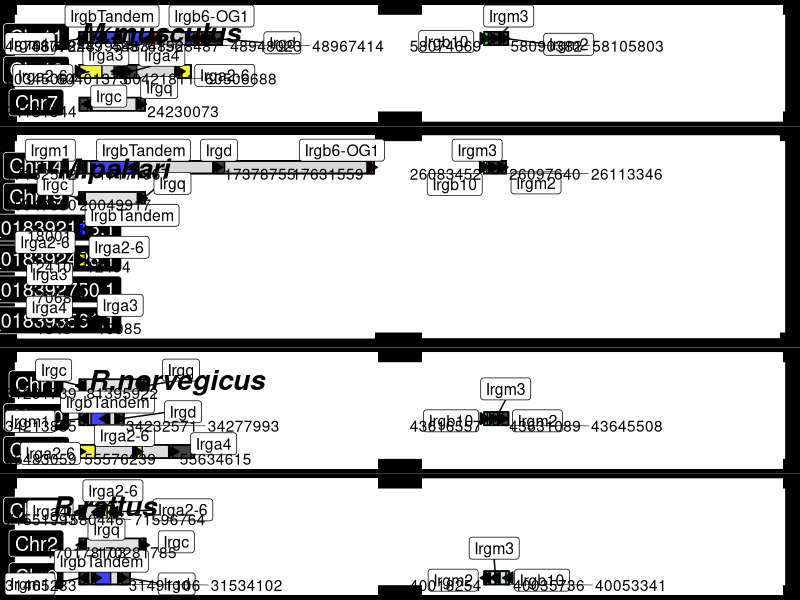
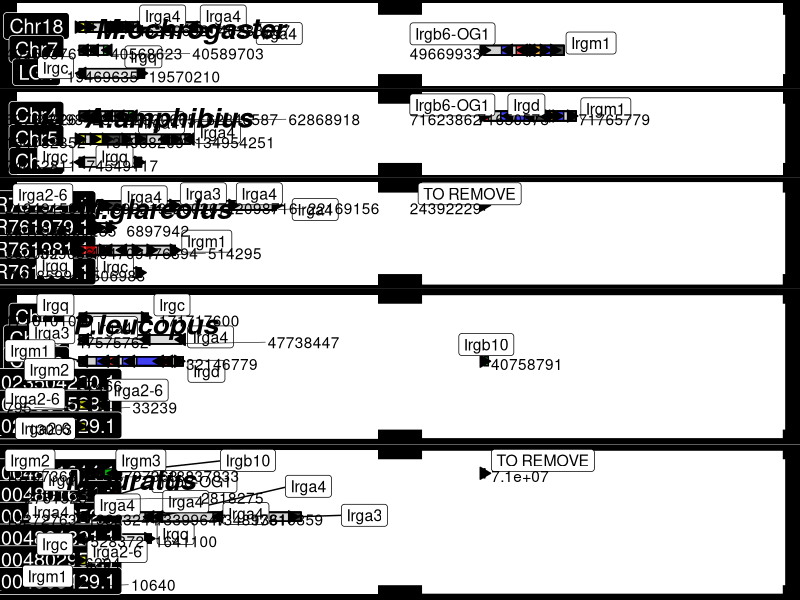

The R script that drew these images, in order:
library(ggplot2)
library(reshape2)
library(dplyr)
library(gridExtra)
library(ggrepel)
library(cowplot)

data <- read.csv("../data/data4syntheny.csv", sep = "\t")

# manual addition for faceting (for 2 species with only facet 1)
data <- rbind(data,
              data.frame(IrgName = "TO REMOVE", Species="M.glareolus", chr="LR761921.1", start_NCBI=24392229, start=24392229,
                         end=24392259, forward_reverse = NA, gene_name=NA, protein_name=NA, exon_nbr = NA, found_by=NA,
                         rankSpecies=7),
              data.frame(IrgName = "TO REMOVE", Species="M.auratus", chr="NW_004801614.1", start_NCBI=71000000, start=71000000,
                         end=71000500, forward_reverse = "F", gene_name=NA, protein_name=NA, exon_nbr = NA, found_by=NA,
                         rankSpecies=9))

# order chromosomes
data$chr <- as.factor(data$chr)
data <- data[order(data$chr),]
d1 <- data[grep("Chr", data$chr),]
d1 <- d1[order(as.numeric(gsub("b", "", gsub("Chr","",d1$chr)))),]
d2 <- data[!grepl("Chr", data$chr),]
data <- rbind(d1, d2)
# add counter per species
data <- data %>% group_by(Species) %>% mutate(rankChr = dense_rank(chr))
#add full represented chr length
d1 <- data %>% group_by(Species, chr) %>%
  summarise(chrStart=min(start), chrEnd=max(end), chrLength=max(end)-min(start))
data <- merge(data, d1)
# set x fact: is gene far from chr start? if yes, break
facetBreak <- 2500000
data$facetX <- "part1"
data$facetX[data$start - data$chrStart > facetBreak] <- "part2"

d1 <- data[data$facetX %in% "part1",] %>% group_by(Species, chr) %>%
  summarise(part1chrStart=min(start), part1chrEnd=max(end), part1chrLength=max(end)-min(start))
d2 <- data[data$facetX %in% "part2",] %>% group_by(Species, chr) %>%
  summarise(part2chrStart=min(start), part2chrEnd=max(end), part2chrLength=max(end)-min(start))
d3 <- merge(d1, d2, all.x = T)
data <- merge(data, d3, by=c("Species", "chr"), all.x = T)
rm(d1, d2, d3)

# set up start and end for chromosomes
data$facetX_chrStart <- data$part1chrStart
data$facetX_chrStart[data$facetX %in% "part2"] <- data$part2chrStart[data$facetX %in% "part2"] 
data$facetX_chrEnd <- data$part1chrEnd
data$facetX_chrEnd[data$facetX %in% "part2"] <- data$part2chrEnd[data$facetX %in% "part2"] 
data$facetX_chrLength <- data$facetX_chrEnd - data$facetX_chrStart

# set up end and start of arrow
data$arrowStart <- data$start - data$facetX_chrStart
data$arrowEnd <- data$start - data$facetX_chrStart + 10000
data$arrowStart[data$forward_reverse %in% "R"] <- data$end[data$forward_reverse %in% "R"] - data$facetX_chrStart[data$forward_reverse %in% "R"]
data$arrowEnd[data$forward_reverse %in% "R"] <- data$end[data$forward_reverse %in% "R"] - data$facetX_chrStart[data$forward_reverse %in% "R"] - 10000

# choose colors
group.colors <- c(IrgbTandem = "blue", "Irgb6-OG1" = "red", "Irgb6-OG2" = "orange", Irgb10 ="green", "Irga2-6" = "yellow",
                  Irga4=1, Irga3=1, Irgm1=1, Irgc=1, Irgm2=1, Irgd=1, Irgq=1, Irgm3=1, "TO REMOVE"="white")

makePlotPerSpecies <- function(df){
  ann_text_chr <- data.frame(x = - 80000, y = unique(df$rankChr)+0.2,
                             lab = unique(df$chr), fontface="bold.italic",
                             facetX = factor("part1",levels = c("part1","part2")))
  
  ggplot(df)+
    # frame
    geom_rect(aes(xmin=-100000, xmax= max(data$facetX_chrLength), 
                  ymin=0,ymax=max(rankChr)+0.5), fill = "white", col = "white")+
    # chr
    geom_rect(aes(xmin=0, xmax= facetX_chrLength, ymin=rankChr-0.2,ymax=rankChr+0.2), fill = "lightgrey", col = 1, alpha=.4)+
    scale_y_reverse(breaks=1:length(unique(df$chr)), labels = unique(df$chr))+
    # annotations: chromosome
    geom_label(data = ann_text_chr, aes(x=x+10000, y=y-0.25, label =lab), size = 5, fill = "black", col = "white") +
    # genes
    geom_rect(aes(xmin=start - facetX_chrStart, xmax=end - facetX_chrStart, ymin=rankChr-0.2,ymax=rankChr+0.2, fill=IrgName),
              col="black", alpha = 0.7) +
    scale_fill_manual(values = group.colors)+
    # arrow in genes
    geom_segment(aes(x=arrowStart, xend=arrowEnd, y=rankChr, yend=rankChr),
                 arrow= arrow(length=unit(0.30,"cm"),type = "closed"), color ="black") +
    # genes labels 
    geom_label_repel(aes(x = (end + start)/2 - facetX_chrStart, y = rankChr, label=IrgName), size = 4, nudge_y = 0.1)+
    # genomic position
    geom_text_repel(aes(x = start - facetX_chrStart, y = rankChr+0.2, label=start), 
                    force = 0.5, nudge_y = -0.2, direction = "x", vjust = 0, segment.size = 0.2)+
    # facet x
    facet_grid(.~facetX, ) +
    # theme
    theme_nothing() +
    theme(legend.position = "none", panel.border=element_blank(),
          plot.background = element_rect(color = "black", size = 10))
}

muridae <- c("M.musculus", "M.pahari","R.norvegicus","R.rattus")
cricetidae <- c("M.ochrogaster","A.amphibius", "M.glareolus", "P.leucopus", "M.auratus")

plot.list_mus <- list()
ratio_mus <- vector()
for (s in muridae){
  p <- makePlotPerSpecies(data[data$Species %in% s,])
  ratio_mus[s] <- length(unique(data[data$Species %in% s,"chr"])) +1
  plot.list_mus[[s]] <- p
}
plot_mus <- plot_grid(plotlist = plot.list_mus, nrow=length(muridae), labels = muridae, label_fontface = "bold.italic", 
                      label_x = 0, label_y = 0.9, label_size = 20, rel_heights = ratio_mus)
pdf(file = "../figures/SyntenyPlot_muridae.pdf", width = 25, height =20)
plot_mus
dev.off()

plot.list_cri <- list()
ratio_cri <- vector()
for (s in cricetidae){
  p <- makePlotPerSpecies(data[data$Species %in% s,])
  ratio_cri[s] <- length(unique(data[data$Species %in% s,"chr"])) +1
  plot.list_cri[[s]] <- p
}
plot_cri <- plot_grid(plotlist = plot.list_cri, nrow=length(cricetidae), labels = cricetidae, label_fontface = "bold.italic",
                      label_x = 0, label_y = 0.9, label_size = 20, rel_heights = ratio_cri)
pdf(file = "../figures/SyntenyPlot_cricetidae.pdf", width = 25, height =25)
plot_cri
dev.off()

